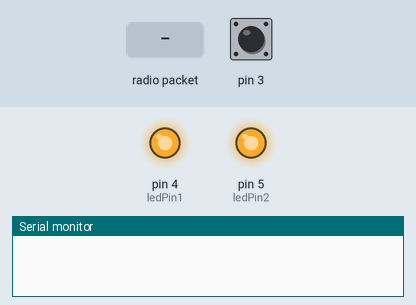
Recording of a sketch running on a simulated Arduino Uno, built with avr-gcc and run on an emulated ATmega328P. On the bench: output pins drawn as LEDs (lit = HIGH), the last lines printed to the serial monitor. Dashed ring = blinking. The test bench sets the inputs (shaded band); at power-on: pin 3 HIGH. No radio packets arrive unless stated.

Above: at 1.2 s.
1.3 s: pin 3 pulled LOW for 0.15 s
At 1.6 s:
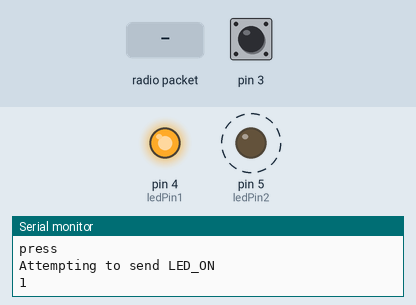
4.4 s: radio packet "LED_ON" arrives
At 8.6 s:
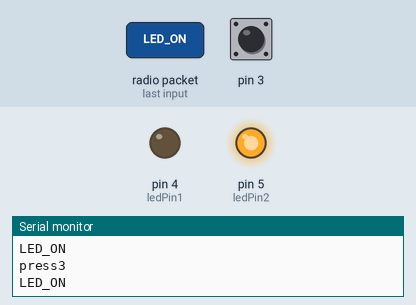
Timing chart, 0 to 13.4 s (numbered marks = the images above; inputs shaded):
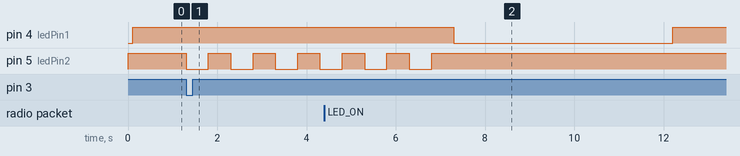

The sketch:

button_2.ino
```cpp
#include <SPI.h>                                               // Подключаем библиотеку для работы с шиной SPI.
#include <nRF24L01.h>                                          // Подключаем файл настроек из библиотеки RF24.
#include <RF24.h>
#include "printf.h"                                           // Подключаем библиотеку для работы с nRF24L01+.
RF24     radio(9, 10);
const int ledPin1 = 4;
const int ledPin2 = 5;                                       // Создаём объект radio для работы с библиотекой RF24, указывая номера выводов модуля (CE, SS).
int      myData[5];
const char message[] = "LED_ON";                                            // Объявляем массив для хранения и передачи данных (до 32 байт включительно).
bool flag = false;
uint32_t btnTimer = 0;
bool send = false;
bool take = false;

void setup(){
  pinMode(3, INPUT_PULLUP); // Контакт для кнопки.
  Serial.begin(9600); // Канал для передачи сообщений на компьютер.
  pinMode(ledPin1, OUTPUT); // Красный светодиод.
  pinMode(ledPin2, OUTPUT); // Зеленый светодиод.
  digitalWrite(ledPin1, HIGH); // Начальное состояние светодиода - выкл.
  digitalWrite(ledPin2, HIGH); // Начальное состояние светодиода - выкл.
  radio.begin           (); // Инициируем работу модуля nRF24L01+.
  radio.setChannel      (27); // Указываем канал передачи данных (от 0 до 125), 27 - значит передача данных осуществляется на частоте 2,427 ГГц.
  radio.setDataRate     (RF24_1MBPS); // Указываем скорость передачи данных (RF24_250KBPS, RF24_1MBPS, RF24_2MBPS), RF24_1MBPS - 1Мбит/сек.
  radio.setPALevel      (RF24_PA_HIGH); // Указываем мощность передатчика (RF24_PA_MIN=-18dBm, RF24_PA_LOW=-12dBm, RF24_PA_HIGH=-6dBm, RF24_PA_MAX=0dBm).
  radio.openReadingPipe (1, 0xAABBCCDD11LL);
  radio.openWritingPipe (0xAABBCCDD33LL);
  radio.startListening  ();
}

void loop(){
  // тест связи
  while (send == false && take == false) {
    // Проверка отправки
    radio.stopListening();
    if( radio.write(&message, sizeof(message)) ){                // Если указанное количество байт массива myData было доставлено приёмнику, то ...
      send = true;
    }
    // Проверка принятия
    radio.startListening();
    if(radio.available()){
    char message[32] = "";
    radio.read( &message, sizeof(message) );
    Serial.println(message) ;
      if(strcmp(message, "LED_ON") == 0){
      Serial.println("press3") ;
      Serial.println(message) ;
      take = true;
    }
    }
    digitalWrite(ledPin1, LOW); // Включаем светодиод
    delay(100); // Ждем 5 секунд
    digitalWrite(ledPin1, HIGH);
    delay(100);
  }
  // Флаг для кнопки.
  bool btnState = !digitalRead(3);
  // Код нажатия кнопки.
  if (btnState && !flag && millis() - btnTimer > 100) {
    flag = true;
    btnTimer = millis();
    Serial.println("press");
    bool sent = false;
    const char message[] = "LED_ON";
    radio.stopListening();
    sent = radio.write(&message, sizeof(message)); // Попытка отправки
    Serial.println("Attempting to send LED_ON");
    radio.startListening();
    Serial.print(sent);
    uint32_t startTime = millis();
    while (millis() - startTime < 5000) {
      digitalWrite(ledPin2, LOW);
      delay(500);
      digitalWrite(ledPin2, HIGH);
      delay(500);
    }
  }
  // Код проверки залипания кнопки.
  if (btnState && flag && millis() - btnTimer > 500) {
    btnTimer = millis();
    Serial.println("press hold");
  }
  // Принудительное выключение светодиода, если кнопка не нажата.
  if (!btnState && flag && millis() - btnTimer > 500) {
    flag = false;
    btnTimer = millis();
    //Serial.println("release");
    digitalWrite(ledPin2, HIGH); // Выключаем светодиод
  }

  // Чтение радио, прием сообщений.
  if(radio.available()){
    char message[32] = "";
    radio.read( &message, sizeof(message) );
    Serial.println(message) ;
      if(strcmp(message, "LED_ON") == 0){
      Serial.println("press3") ;
      Serial.println(message) ;
      digitalWrite(ledPin1, LOW); // Включаем светодиод.
      delay(4900); // Ждем 4.9 секунды.
      digitalWrite(ledPin1, HIGH);

    }
  }
} 
```

Measured:
- after the input at 1.3 s, pin 5 (ledPin2): alternates HIGH for 0.50 s and LOW for 0.50 s, starting at once
- after the input at 4.4 s, pin 4 (ledPin1): HIGH → LOW after 2.9 s, → HIGH 4.9 s later
